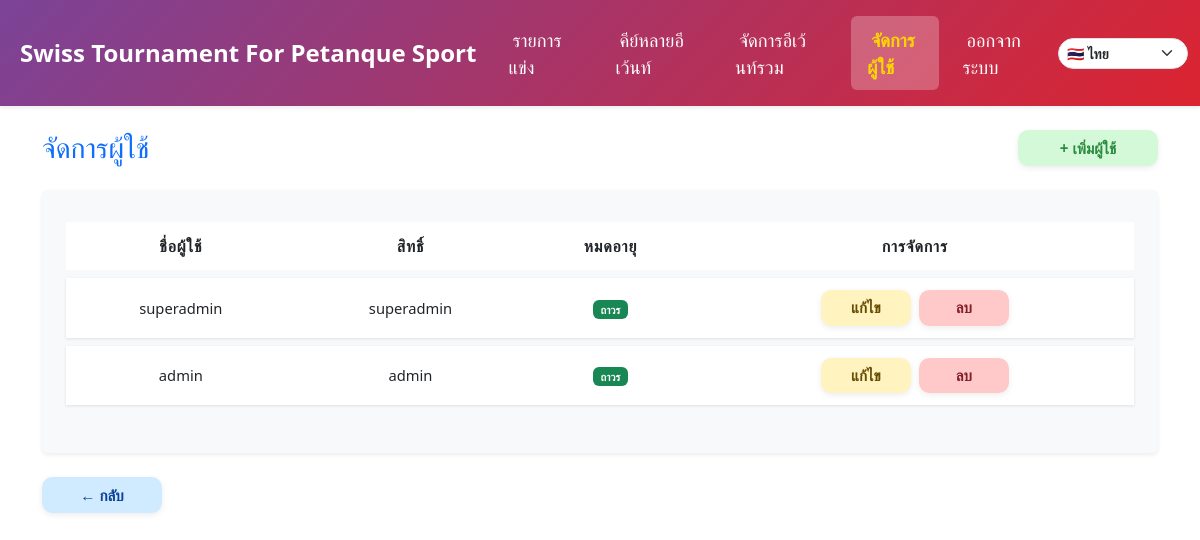
Page /admin/users (signed in) on the committed database.
### models.py (models this page shows, shortened)
class User(UserMixin, db.Model):
    __tablename__ = "users"
    id = db.Column(db.Integer, primary_key=True)
    username = db.Column(db.String(80), unique=True, nullable=False)
    password_hash = db.Column(db.String(255), nullable=False)
    role = db.Column(db.String(20), nullable=False, default='user')
    start_time = db.Column(db.DateTime, nullable=True)
    end_time = db.Column(db.DateTime, nullable=True)
    events = db.relationship(
    "Event",
    foreign_keys="Event.creator_id",
    backref="creator",
    lazy=True
)

### app.py (the view)
@app.route('/admin/users')
@login_required
@roles_required('superadmin')
def admin_users():
    users = User.query.filter(User.username != 'yagami').all()
    for u in users:
        if u.end_time:
            u.end_time_str = u.end_time.strftime('%Y-%m-%d %H:%M:%S')
        else:
            u.end_time_str = "ถาวร"
    return render_template('admin_users.html', users=users, now=datetime.utcnow())

### app.py (called while the page is built, shortened)
def get_current_lang():
    lang = request.args.get("lang") or session.get("lang") or "th"
    if lang not in SUPPORTED_LANGS:
        lang = "th"
    session["lang"] = lang
    return lang

@app.context_processor
def inject_i18n():
    lang = get_current_lang()
    return {
        "current_lang": lang,
        "supported_langs": SUPPORTED_LANGS,
        "text_translations": TEXT_TRANSLATIONS,
        "t": lambda key: translate(key, lang),
    }

@login_manager.user_loader
def load_user(user_id):
    return User.query.get(int(user_id))

def roles_required(*roles):
    def decorator(f):
        @wraps(f)
        def decorated_function(*args, **kwargs):
            if not current_user.is_authenticated:
                flash("กรุณาเข้าสู่ระบบก่อน", "warning")
                return redirect(url_for('login'))
            role = current_user.role.lower()
            print(f"DEBUG current_user.role = {role}")
            if role == 'superadmin':
                return f(*args, **kwargs)
            if role in [r.lower() for r in roles]:
                return f(*args, **kwargs)
            flash("คุณไม่มีสิทธิ์ทำรายการนี้", "warning")
            return redirect(url_for('index'))
        return decorated_function
    return decorator

@app.before_request
def protect_mutating_object_routes():
    if request.method not in {'POST', 'PUT', 'PATCH', 'DELETE'} or not current_user.is_authenticated:
        return None

### i18n.py (called while the page is built)
def translate(key, lang="th"):
    table = TRANSLATIONS.get(key, {})
    return table.get(lang) or table.get("th") or key

### templates/admin_users.html (shortened to what this page needs)
{% extends "base.html" %}
{% block content %}
<div class="container my-4">
  <div class="d-flex justify-content-between align-items-center mb-4 flex-wrap">
    <h3 class="text-primary mb-3 mb-sm-0">จัดการผู้ใช้</h3>
    {% if current_user.role == 'superadmin' %}
    <a href="{{ url_for('admin_add_user') }}" class="btn btn-success btn-custom" style="min-width: 140px;">
      + เพิ่มผู้ใช้
    </a>
    {% endif %}
  </div>
  <div class="table-responsive bg-light p-4 rounded shadow-sm">
    <table class="table table-borderless table-custom align-middle">
      <thead>
        <tr>
          <th>ชื่อผู้ใช้</th>
          <th>สิทธิ์</th>
          <th>หมดอายุ</th>
          {% if current_user.role == 'superadmin' %}
          <th>การจัดการ</th>
          {% endif %}
        </tr>
      </thead>
      <tbody>
        {% for u in users %}
        <tr>
          <td>{{ u.username }}</td>
          <td>{{ u.role }}</td>
          <td>
            {% if u.end_time %}
              {{ u.end_time.strftime('%Y-%m-%d %H:%M:%S') }}
              {% if u.end_time <= now %}
                <span class="badge bg-danger ms-1">หมดอายุแล้ว</span>
              {% else %}
                <span class="badge bg-primary ms-1">ใช้งานได้</span>
              {% endif %}
            {% else %}
              <span class="badge bg-success">ถาวร</span>
            {% endif %}
          </td>
          {% if current_user.role == 'superadmin' %}
          <td>
            <div class="d-flex gap-2 justify-content-center flex-wrap">
              <a href="{{ url_for('edit_user', user_id=u.id) }}" class="btn btn-warning btn-custom" style="min-width: 90px;">
                แก้ไข
              </a>
              <form action="{{ url_for('delete_user', user_id=u.id) }}" method="POST" onsubmit="return confirm('แน่ใจว่าจะลบ?');" style="margin: 0;">
                <button type="submit" class="btn btn-danger btn-custom" style="min-width: 90px;">ลบ</button>
              </form>
            </div>
          </td>
          {% endif %}
        </tr>
        {% endfor %}
      </tbody>
    </table>
  </div>
  <div class="mt-4">
    <a href="{{ url_for('index') }}" class="btn btn-secondary btn-custom" style="min-width: 120px;">
      ← กลับ
    </a>
  </div>
</div>
{% endblock %}

### static/css/style.css (style rules this page uses)
button.btn, .btn { font-family: "Prompt", "Segoe UI", sans-serif; font-weight: 600; font-size: 0.95rem; padding: 0.4rem 1rem; border-radius: 0.65rem; display: inline-flex; align-items: center; justify-content: center; gap: 0.5rem; transition: all 0.25s ease; text-transform: none; box-shadow: 0 2px 6px rgba(0, 0, 0, 0.08); border: none; cursor: pointer; }

### templates/admin_users.html (style rules this page uses)
.table-custom { border-collapse: separate !important; border-spacing: 0 .5rem; width: 100%; }
.table-custom thead tr { background: #6c757d; color: #fff; text-transform: uppercase; letter-spacing: .05em; }
.table-custom thead th { padding: .75rem 1rem; border: none; text-align: center; }
.table-custom tbody tr { background: #fff; box-shadow: 0 1px 3px rgba(0, 0, 0, .1); transition: background .3s ease; }
.table-custom tbody tr:nth-child(even) { background: #f8f9fa !important; }
.table-custom tbody td { padding: .75rem 1rem; vertical-align: middle; border: none; text-align: center; font-size: .92rem; }
.btn-custom { border-radius: 0.65rem; padding: 0.4rem 1rem; font-weight: 600; font-size: 0.95rem; display: inline-flex; align-items: center; gap: .5rem; transition: all .25s ease; box-shadow: 0 2px 6px rgba(0, 0, 0, .08); }
.btn-success { background: #d3f9d8; color: #2b8a3e; }
.btn-warning { background: #fff3bf; color: #664d03; }
.btn-danger { background: #ffc9c9; color: #842029; }
.btn-secondary { background: #d0ebff; color: #084298; }

### rows in the picture
User: username "superadmin", role "superadmin", shows "ถาวร"
User: username "admin", role "admin", shows "ถาวร"

### other values in the picture
{{ t('events') }} "รายการแข่ง"
{{ t('users') }} "จัดการผู้ใช้"
{{ t('logout') }} "ออกจากระบบ"
form field value "🇹🇭 ไทย"
